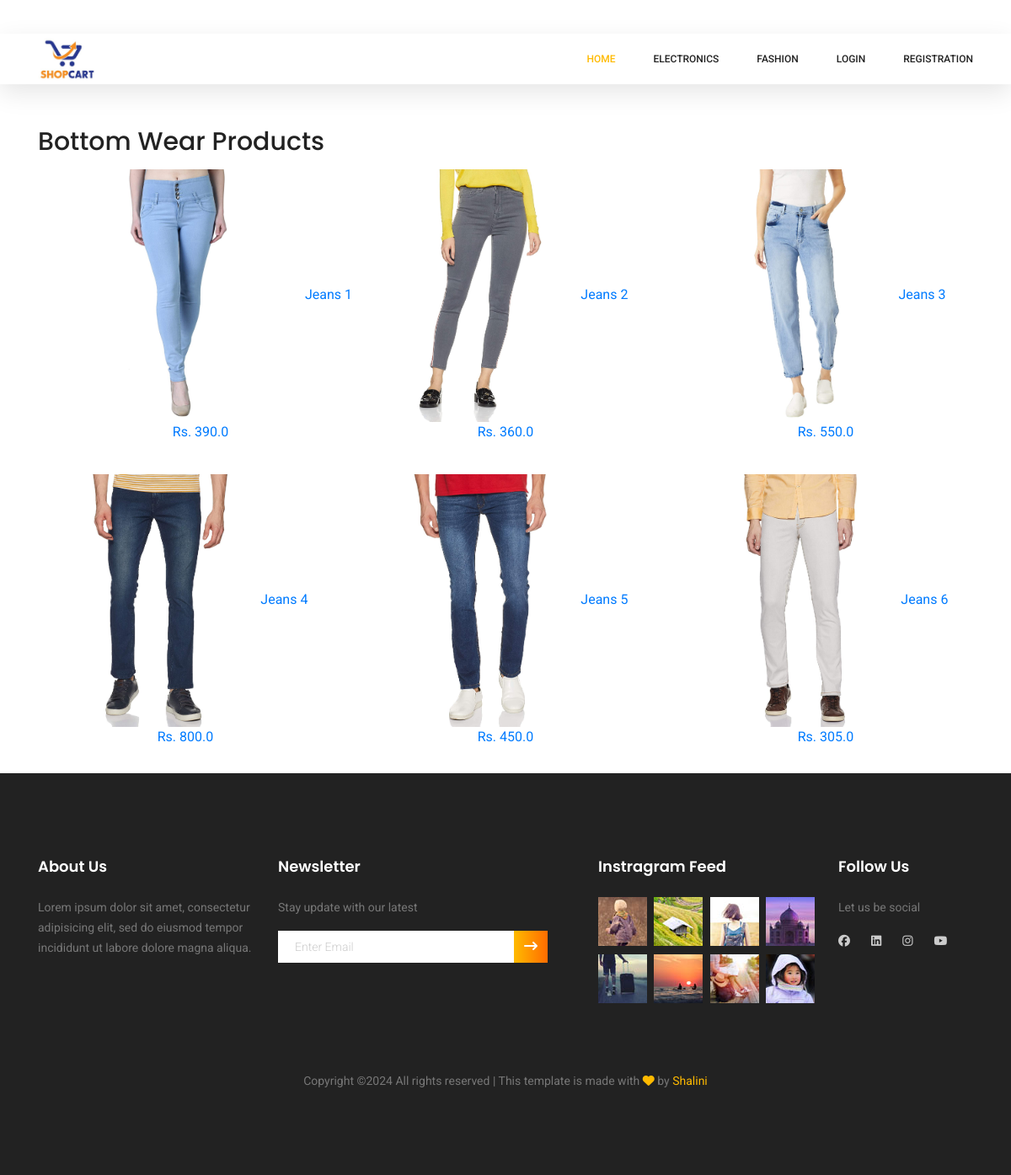
The app's page /bottomwear/ with its own data.
### app/models.py (models this page shows, shortened)
class Product(models.Model):
 title = models.CharField(max_length=100)
 selling_price = models.FloatField()
 discounted_price = models.FloatField()
 description = models.TextField()
 brand = models.CharField(max_length=100)
 category = models.CharField( choices=CATEGORY_CHOICES, max_length=2)
 product_image = models.ImageField(upload_to='productimg')

### app/views.py (the view)
# urls.py: path('bottomwear/', views.BottomWearView.as_view(), name='bottomwear'),
class BottomWearView(View):
	def get(self, request):
		totalitem = 0
		bottomwears = Product.objects.filter(category='BW')
		if request.user.is_authenticated:
			totalitem = len(Cart.objects.filter(user=request.user))
		return render(request, 'app/bottomwear.html', {'bottomwears': bottomwears, 'totalitem': totalitem})

### app/templates/app/bottomwear.html (shortened to what this page needs)
{% extends 'app/base.html' %}
{% load static %}
{% block main-content %}
<div class="container " style="margin-top: 150px;">
    <h2>Bottom Wear Products</h2>
    <div class="row">
        {% for product in bottomwears %}
        <div class="col-sm-4 text-center mb-4">
            <a href="{% url 'product-detail' product.id %}" class="btn">
                <div class="item">
                    <img src="{{ product.product_image.url }}" alt="" height="300">
                    <span class="fw-bold">{{ product.title }}</span><br>
                    <span class="fs-5">Rs. {{ product.discounted_price }}</span>
                </div>
            </a>
        </div>
        {% endfor %}
    </div>
</div>
{% endblock main-content %}

### records on screen
Product: product_image (picture), title "Jeans 1", discounted_price "390.0"
Product: product_image (picture), title "Jeans 2", discounted_price "360.0"
Product: product_image (picture), title "Jeans 3", discounted_price "550.0"
Product: product_image (picture), title "Jeans 4", discounted_price "800.0"
Product: product_image (picture), title "Jeans 5", discounted_price "450.0"
Product: product_image (picture), title "Jeans 6", discounted_price "305.0"
